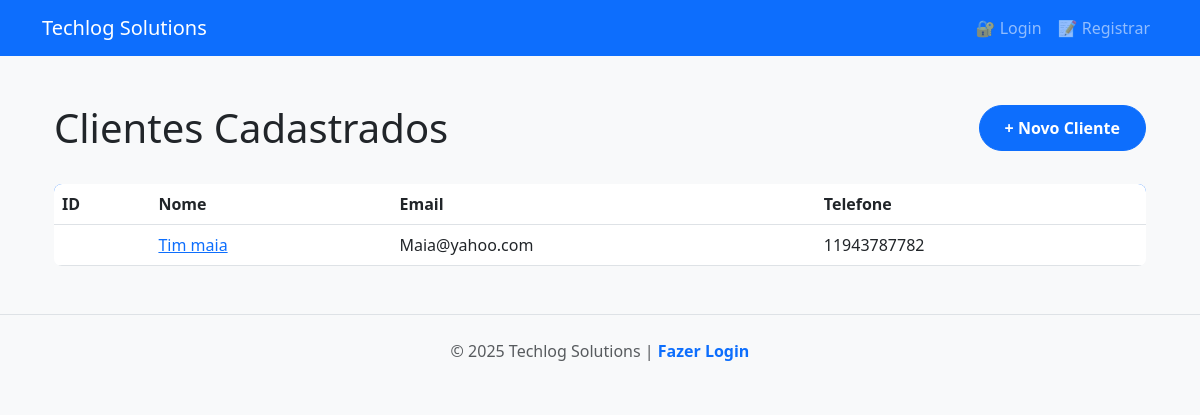
Page /clientes/ on the earlier database version.
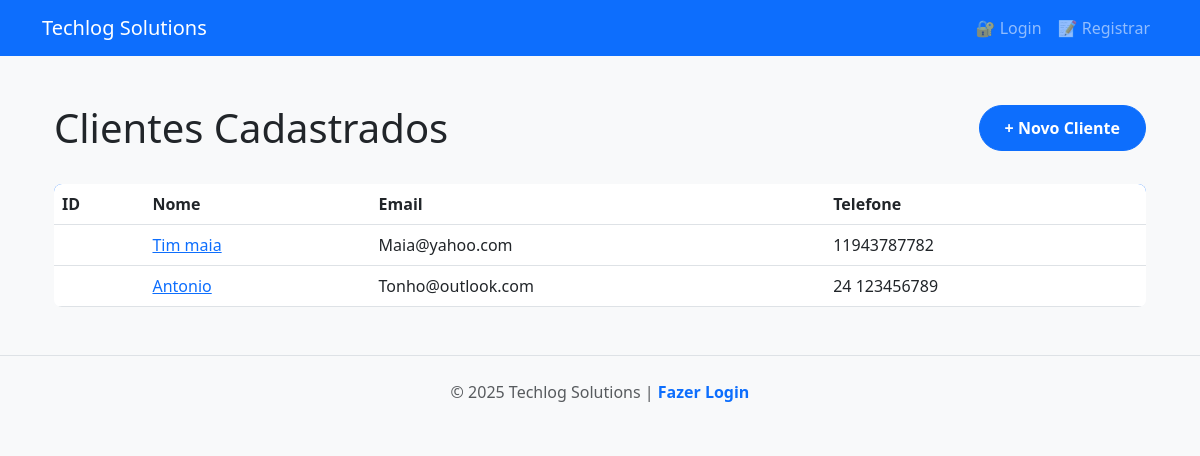
Same page on the later database version.
### tables this page shows
CREATE TABLE clientes(
                               id INTEGER PRIMARY KEY AUTOINCREMENT,
                               nome TEXT NOT NULL,
                               email TEXT NOT NULL,
                               telefone TEXT NOT NULL
                           );

### app/rotas/cliente.py (the view)
@front_router.get("/", response_class=HTMLResponse)
async def pagina_listar_clientes(
    request: Request,
    cliente_repositorio: Annotated[ClienteRepositorio, Depends(obter_cliente_repositorio)]
):
    lista_do_banco = await cliente_repositorio.listar_clientes()
    return templates.TemplateResponse(
        request=request,
        name="clientes.html",
        context={
            "titulo": "Lista de Clientes",
            "clientes": lista_do_banco
        }
    )

### templates/templates/clientes.html (shortened to what this page needs)
{% extends "base.html" %}
{% block conteudo %}
<div class="container">
    <div class="header-section" style="display: flex; justify-content: space-between; align-items: center; margin-bottom: 2rem;">
        <h1 style="margin: 0;">Clientes Cadastrados</h1>
        <a href="/clientes/novo" class="btn btn-primary">
            + Novo Cliente
        </a>
    </div>
    <div class="clientes-lista">
        <table class="table">
            <thead>
                <tr>
                    <th>ID</th>
                    <th>Nome</th>
                    <th>Email</th>
                    <th>Telefone</th>
                </tr>
            </thead>
            <tbody>
                {% for cliente in clientes %}
                <tr>
                    <td>{{ cliente.id }}</td>
                    <td><a href="/clientes/{{ cliente.id_ }}">{{ cliente.nome }}</a></td>
                    <td>{{ cliente.email }}</td>
                    <td>{{ cliente.telefone }}</td>
                </tr>
                {% endfor %}
            </tbody>
        </table>
    </div>
</div>
{% endblock %}

Differences in the rows shown:
added clientes: nome "Antonio", email "Tonho@outlook.com", telefone "24 123456789"
